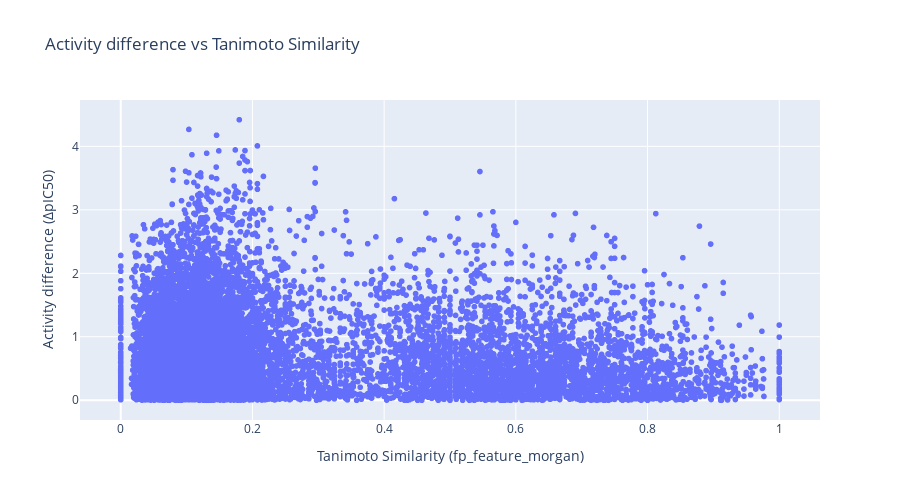

The code cell stored with this chart in its notebook:
### Markdown cell above
Compute activity Cliffs (pairs or groups of structurally similar compounds that are active against the same target but have large differences in potency) from an xls file containing a set of molecules. The columns "standardize_smiles", "PubMedID" and "pIC50" are mandatory. 
The program uses rdkit to compute Morgan fingerprints of each molecule. When the PubMedID is the same, for each pair of molecules a disparity value is calculated as disparity = pIC50_diff / (1 - tanimoto).

The program needs pandas, numpy, rdkit, xlrd, openpyxl, nbformat and plotly.express libraries

Example on an input file https://www.mdpi.com/article/10.3390/ijms23010259/s1 from Macip G, Garcia-Segura P, Mestres-Truyol J, Saldivar-Espinoza B, Pujadas G, Garcia-Vallvé S. A Review of the Current Landscape of SARS-CoV-2 Main Protease Inhibitors: Have We Hit the Bullseye Yet? Int J Mol Sci. 2021 Dec 27;23(1):259. doi: 10.3390/ijms23010259

### Code cell
# ---------- Main execution ----------

# Define which fingerprints you want to calculate
fp_types = ["morgan", "feature_morgan", "rdk", "maccs", "pattern", "atompair", "torsion"]
N_BITS = 2048
RADIUS = 2

# Read input data
df = pd.read_excel("M-pro_Inhibitors.xls")

# Compute fingerprints for all types
for fp_type in fp_types:
    col_name = f"fp_{fp_type}"
    print(f"Computing {fp_type} fingerprints...")
    df[col_name] = df["standardize_smiles"].apply(
        lambda x: fp_as_bitvect(Chem.MolFromSmiles(x), fp_type=fp_type, n_bits=N_BITS, radius=RADIUS)
        if Chem.MolFromSmiles(x) else None
    )

# Generate pairs and calculate disparities
fp_col= "feature_morgan" # Choose between "morgan", "feature_morgan", "rdk", "maccs", "pattern", "atompair", "torsion"
fp_col = f"fp_{fp_col}"
result_df = generate_pairs(df, group_col="PubMedID", fp_col=fp_col)
result_df = result_df.sort_values(by="Disparity", ascending=False)

# Create the interactive chart
fig = px.scatter(
    result_df,
    x='Tanimoto',
    y='pIC50_diff',
    title='Activity difference vs Tanimoto Similarity',
    labels={'Tanimoto': f'Tanimoto Similarity ({fp_col})', 'pIC50_diff': 'Activity difference (ΔpIC50)'},
    hover_data=['Compound1', 'Compound2', 'Disparity']
)
# Adjust the chart dimensions
fig.update_layout(
    height=500  # You can change this value to adjust the height
)
# Show the graph
fig.show()

### Figure 1 — Plotly figure (JSON) as saved in the notebook; plotly's stock layout.template omitted (floating-point values rounded to 4 significant figures; data arrays with more than 128 entries replaced by an {"elided": "..."} marker saying what was removed)
{"data": [{"customdata": {"elided": "11412x3 mixed values"}, "hovertemplate": "Tanimoto Similarity (fp_feature_morgan)=%{x}<br>Activity difference (ΔpIC50)=%{y}<br>Compound1=%{customdata[0]}<br>Compound2=%{customdata[1]}<br>Disparity=%{customdata[2]}<extra></extra>", "legendgroup": "", "marker": {"color": "#636efa", "symbol": "circle"}, "mode": "markers", "name": "", "showlegend": false, "type": "scattergl", "x": {"elided": "11412 float values"}, "xaxis": "x", "y": {"elided": "11412 float values"}, "yaxis": "y"}], "layout": {"height": 500, "legend": {"tracegroupgap": 0}, "title": {"text": "Activity difference vs Tanimoto Similarity"}, "xaxis": {"anchor": "y", "domain": [0, 1], "title": {"text": "Tanimoto Similarity (fp_feature_morgan)"}}, "yaxis": {"anchor": "x", "domain": [0, 1], "title": {"text": "Activity difference (ΔpIC50)"}}}}
